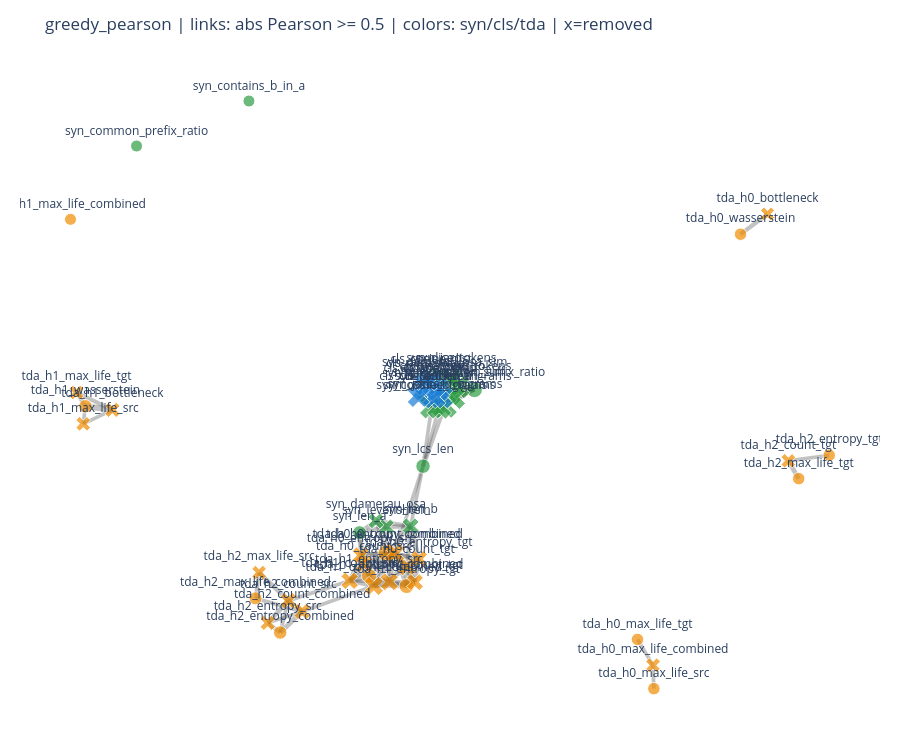

Notebook cell for this chart:
### Markdown cell above
## 4. Methode B - Greedy Pearson pruning

Comme Spearman, mais avec Pearson. Pearson capture surtout la dependance lineaire. Utile pour detecter les features quasiment duplicatives lineairement.

### Code cell
pearson_grid = []
for th in CORR_THRESHOLDS:
    selected = greedy_corr_prune(pearson_corr, relevance_df, threshold=th)
    res = summarize_selection('greedy_pearson', {'threshold': th}, selected)
    all_results.append(res)
    pearson_grid.append({
        'threshold': th,
        'n_selected': res['n_selected'],
        'n_removed': res['n_removed'],
        'selected': ' | '.join(res['selected']),
    })

pearson_grid_df = pd.DataFrame(pearson_grid)
display(pearson_grid_df)

chosen_threshold = 0.5
chosen = [r for r in all_results if r['method'] == 'greedy_pearson' and r['hyperparams']['threshold'] == chosen_threshold][0]
summary, fam, indep, f1_summary, fold_eval, dataset_eval, edges = evaluate_and_display(chosen, graph_threshold=chosen_threshold)
